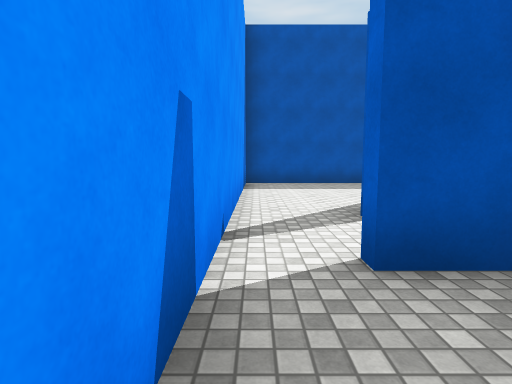
[1] (above)

14 first-person views from a walk through a Unity game level. The camera is 1.4 m above the floor, tilts 6° down and sees 80° across. The floor is counted in squares, 2 m on a side. Each view is taken from the middle of a square. On the plan, view 1 faces up. The plan holds only what a view shows up to about 10 squares ahead; the rest is blank. Surface patterns are stand-ins for the level's own textures.

[2]
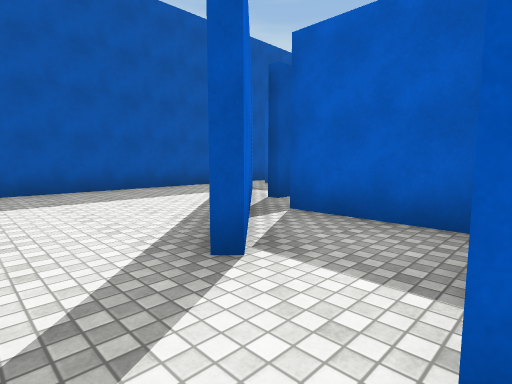

[3]
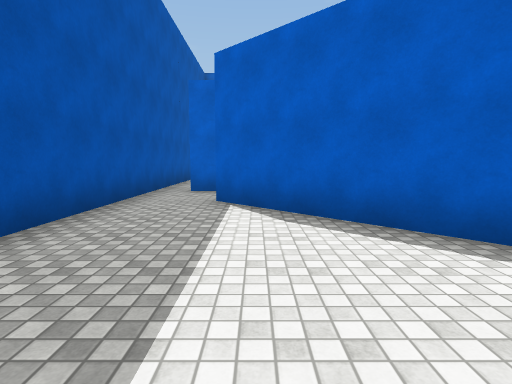

[4]
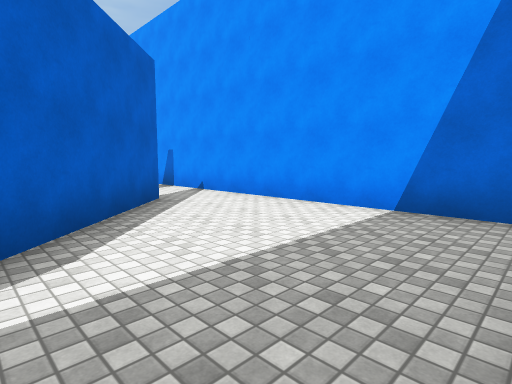

[5]
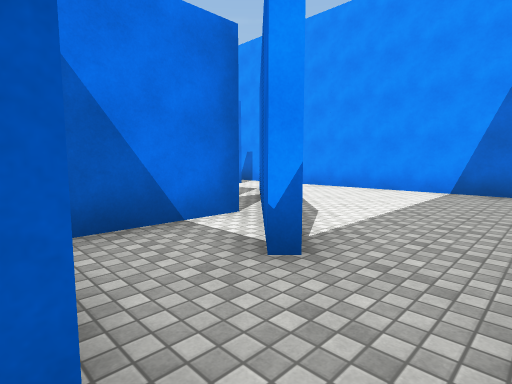

[6]
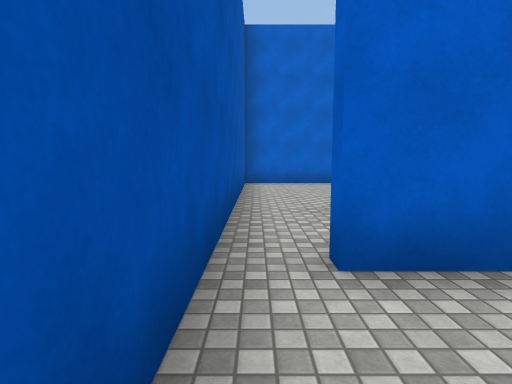

[7]
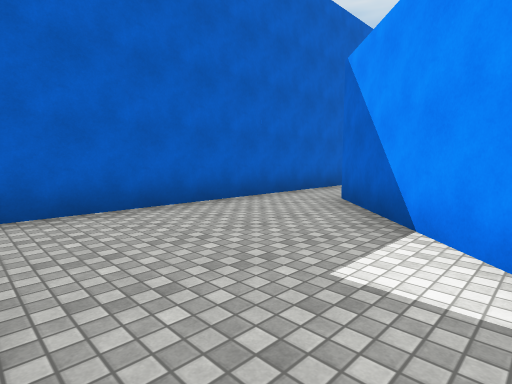

[8]
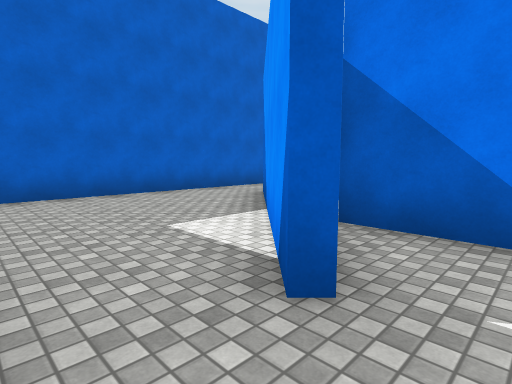

[9]
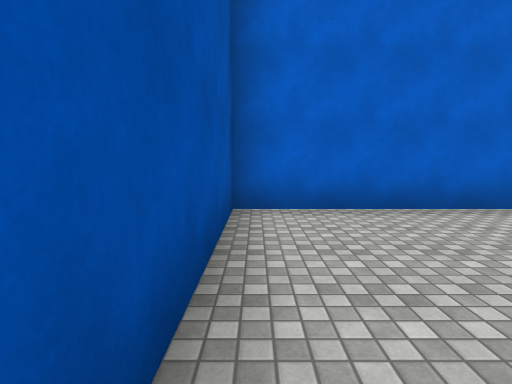

[10]
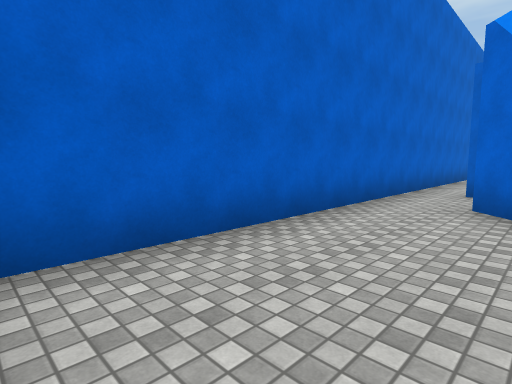

[11]
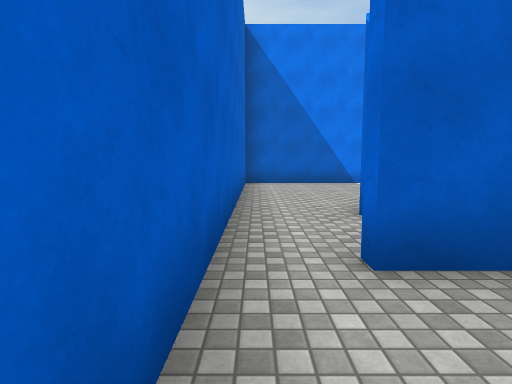

[12]
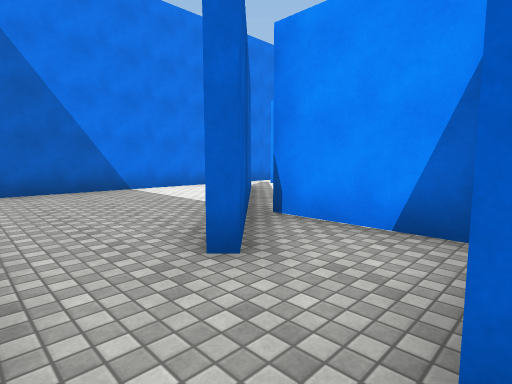

[13]
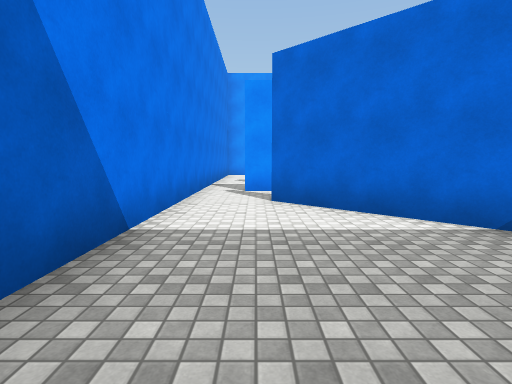

[14]
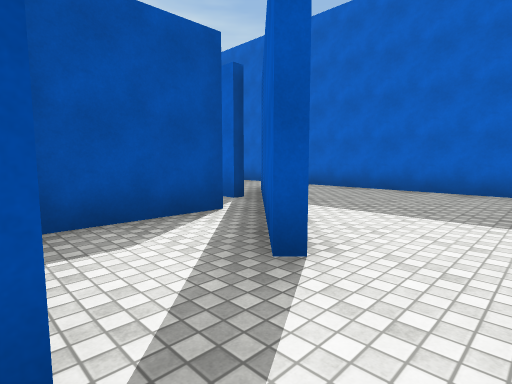

### Floor plan
Points are (right, up) in squares from view 1. A wall is a line through its corners. A room is listed if a view was taken in it or the views show most of it. See-through windows are left out.
Room 1 (views 1, 2, 14)
walls: (4, -5.3) (7.5, -5.3); (1.6, 1.9) (0.8, 1.9); (-0.3, 2.4) (-0.3, 0.2)
ways out: opening at (0, 2) to room 2; opening at (7, -5) to room 4
Room 2 (views 3, 4, 5, 6)
walls: (4.2, 5.9) (6.4, 5.9); (-0.3, 8.9) (-0.3, 2.4); (1.3, 3.8) (5.3, 7.8); (5.5, 7.6) (1.5, 3.6); (3.4, 2.5) (3.4, 4.8); (6.9, 7.4) (6.9, 8.5); (7.6, 9.3) (-0.4, 9.3)
ways out: opening at (0, 2) to room 1; opening at (7, 9) to room 3
Room 3 (views 7, 8, 9, 10, 11)
walls: (8.9, 7.8) (12.8, 3.9); (8.1, 5.9) (9.8, 5.9); (12.4, 2.1) (13.2, 2.1); (14.3, 2.4) (14.3, 9.3) (7.6, 9.3)
ways out: opening at (7, 9) to room 2; opening at (14, 2) to room 4
Room 4 (views 12, 13)
walls: (11.1, -1.4) (8.7, -3.8); (9.8, -1.6) (7.5, -1.6); (14.3, -5) (14.3, 2.4); (8.5, -3.6) (12.5, 0.3); (10.9, 1.5) (10.9, -0.8); (7.1, -3.6) (7.1, -4.2); (7.5, -5.3) (14.4, -5.3)
ways out: opening at (7, -5) to room 1; opening at (14, 2) to room 3

Positions as (right, up) in squares from view 1, and headings:
1: (0, 0), facing up
2: (0, 2), facing up-right
3: (0, 7), facing right
4: (4, 9), facing down-left
5: (7, 9), facing down-left
6: (5, 9), facing right
7: (10, 9), facing down-right
8: (8, 9), facing down-right
9: (10, 9), facing right
10: (12, 9), facing down-right
11: (14, 4), facing down
12: (14, 2), facing down-left
13: (14, -4), facing left
14: (7, -5), facing up-right
